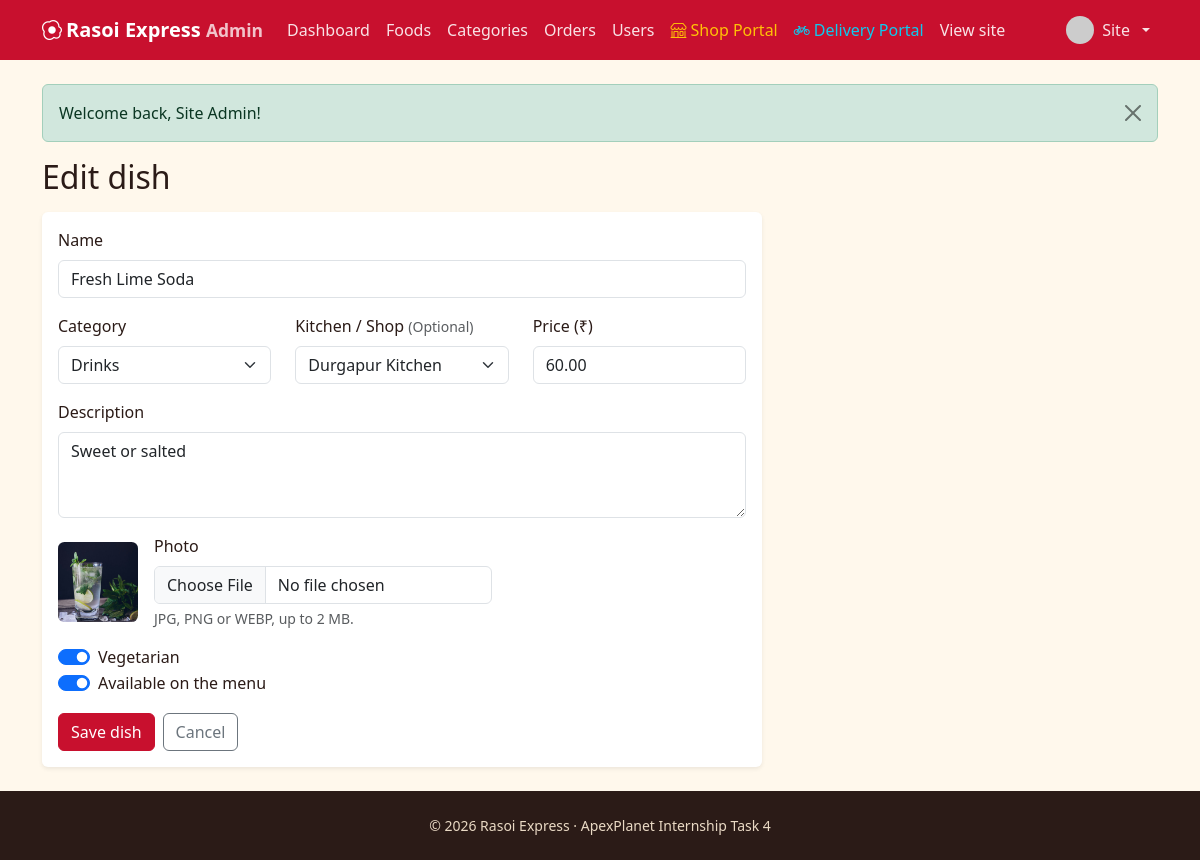
Screenshot of /admin/food_form.php?id=32 (signed in) with the database file from the repository.
### tables this page shows
CREATE TABLE users (
  id INT UNSIGNED AUTO_INCREMENT PRIMARY KEY,
  name VARCHAR(80) NOT NULL,
  email VARCHAR(120) NOT NULL UNIQUE,
  phone VARCHAR(15) DEFAULT NULL,
  address VARCHAR(255) DEFAULT NULL,
  password_hash VARCHAR(255) NOT NULL,
  role ENUM('user','admin','shop_owner','delivery') NOT NULL DEFAULT 'user',
  status ENUM('active','blocked') NOT NULL DEFAULT 'active',
  avatar VARCHAR(255) DEFAULT NULL,
  last_login_at DATETIME DEFAULT NULL,
  created_at TIMESTAMP DEFAULT CURRENT_TIMESTAMP,
  INDEX idx_users_role (role),
  INDEX idx_users_last_login (last_login_at)
);

CREATE TABLE foods (
  id INT UNSIGNED AUTO_INCREMENT PRIMARY KEY,
  category_id INT UNSIGNED NOT NULL,
  shop_id INT UNSIGNED DEFAULT NULL,
  name VARCHAR(100) NOT NULL,
  description TEXT,
  price DECIMAL(8,2) NOT NULL,
  image VARCHAR(255) DEFAULT NULL,
  is_veg TINYINT(1) NOT NULL DEFAULT 1,
  is_available TINYINT(1) NOT NULL DEFAULT 1,
  created_at TIMESTAMP DEFAULT CURRENT_TIMESTAMP,
  CONSTRAINT fk_foods_category FOREIGN KEY (category_id) REFERENCES categories(id) ON DELETE RESTRICT,
  CONSTRAINT fk_foods_shop FOREIGN KEY (shop_id) REFERENCES shops(id) ON DELETE SET NULL,
  INDEX idx_foods_category (category_id),
  INDEX idx_foods_shop (shop_id),
  INDEX idx_foods_name (name),
  INDEX idx_foods_available_price (is_available, price)
);

CREATE TABLE categories (
  id INT UNSIGNED AUTO_INCREMENT PRIMARY KEY,
  name VARCHAR(60) NOT NULL UNIQUE
);

CREATE TABLE shops (
  id INT UNSIGNED AUTO_INCREMENT PRIMARY KEY,
  name VARCHAR(100) NOT NULL,
  description TEXT,
  address VARCHAR(255) NOT NULL,
  phone VARCHAR(15) NOT NULL,
  owner_id INT UNSIGNED NOT NULL,
  created_at TIMESTAMP DEFAULT CURRENT_TIMESTAMP,
  CONSTRAINT fk_shops_owner FOREIGN KEY (owner_id) REFERENCES users(id) ON DELETE CASCADE,
  INDEX idx_shops_owner (owner_id)
);

### includes/auth.php (called while the page is built, shortened)
<?php
require_once __DIR__ . '/db.php';
function e($v): string { return htmlspecialchars((string)$v, ENT_QUOTES, 'UTF-8'); }
function url(string $p = ''): string { return BASE_URL . '/' . ltrim($p, '/'); }
function current_user(): ?array {
    static $u = false;
    if ($u === false) {
        $u = null;
        if (!empty($_SESSION['uid'])) {
            $s = db()->prepare('SELECT id,name,email,phone,address,role,status,avatar FROM users WHERE id=?');
            $s->execute([$_SESSION['uid']]);
            $u = $s->fetch() ?: null;
        }
    }
    return $u;
}
function require_login(): array {
    $u = current_user();
    return $u;
}
function require_admin(): array {
    $u = require_login();
    return $u;
}
function avatar_url(?array $u): string {
    return ($u && $u['avatar']) ? url('uploads/avatars/' . $u['avatar'])
        : 'https://ui-avatars.com/api/?background=c8102e&color=fff&name=' . urlencode($u['name'] ?? 'U');
}
function food_img(?string $f): string { return $f ? url('uploads/foods/' . $f) : url('assets/img-placeholder.svg'); }

### includes/db.php (called while the page is built, shortened)
<?php
function db(): PDO {
    static $pdo = null;
    if ($pdo === null) {
        try {
            $pdo = new PDO('mysql:host=' . DB_HOST . ';dbname=' . DB_NAME . ';charset=utf8mb4', DB_USER, DB_PASS, [
                PDO::ATTR_ERRMODE => PDO::ERRMODE_EXCEPTION,
                PDO::ATTR_DEFAULT_FETCH_MODE => PDO::FETCH_ASSOC,
                PDO::ATTR_EMULATE_PREPARES => false,
            ]);
        } catch (PDOException $e) {
            error_log($e->getMessage());
            http_response_code(500);
            ?>
            <!DOCTYPE html>
            <html lang="en">
            <head>
            <meta charset="UTF-8">
            <meta name="viewport" content="width=device-width, initial-scale=1">
            <title>Database Offline | Rasoi Express</title>
            <link href="https://cdn.jsdelivr.net/npm/bootstrap@5.3.3/dist/css/bootstrap.min.css" rel="stylesheet">
            <link href="https://cdn.jsdelivr.net/npm/bootstrap-icons@1.11.3/font/bootstrap-icons.min.css" rel="stylesheet">
            <style>
              body { background: #f8f9fa; font-family: system-ui, -apple-system, sans-serif; display: flex; align-items: center; justify-content: center; min-height: 100vh; padding: 20px; }
              .card { max-width: 580px; width: 100%; border: 0; box-shadow: 0 10px 30px rgba(0,0,0,0.08); border-radius: 16px; }
              .icon-box { width: 64px; height: 64px; border-radius: 50%; background: #fee2e2; color: #dc2626; display: flex; align-items: center; justify-content: center; font-size: 2rem; margin: 0 auto 1.25rem; }
            </style>
            <meta http-equiv="refresh" content="5">
            </head>
            <body>
            <div class="card p-4 p-md-5 text-center">
              <div class="icon-box"><i class="bi bi-database-gear"></i></div>
              <h3 class="fw-bold mb-2">Starting Database Server&hellip;</h3>
              <p class="text-muted mb-3">MariaDB is being launched automatically. This page will refresh in a few seconds.</p>
              <div class="d-flex justify-content-center mb-4">
                <div class="spinner-border text-danger" role="status"><span class="visually-hidden">Loading...</span></div>
              </div>
              <div class="d-grid gap-2">
                <button onclick="location.reload()" class="btn btn-danger py-2 fw-semibold"><i class="bi bi-arrow-clockwise me-1"></i> Refresh Now</button>
              </div>
              <details class="text-start mt-3 small text-muted">
                <summary class="cursor-pointer">Technical error details</summary>
                <pre class="bg-light p-2 rounded mt-2 text-danger mb-0" style="font-size: 0.78rem; overflow-x: auto;"><?= htmlspecialchars($e->getMessage(), ENT_QUOTES, 'UTF-8') ?></pre>
                <div class="mt-2">
                  <strong>Manual fix:</strong> Double-click <code>start-database.bat</code> or <code>run.bat</code> in your project folder.
                </div>
              </details>
            </div>
            </body>
            </html>
            <?php
            exit;
        }
    }
    return $pdo;
}

### admin/food_form.php (the view, shortened to what this page needs)
<?php
require_once __DIR__ . '/../includes/auth.php';
require_admin();
$adminArea = true;
$id = (int)($_GET['id'] ?? ($_POST['id'] ?? 0));
$food = ['name' => '', 'description' => '', 'price' => '', 'category_id' => '', 'shop_id' => null, 'is_veg' => 1, 'is_available' => 1, 'image' => null];
if ($id) {
    $s = db()->prepare('SELECT * FROM foods WHERE id=?'); $s->execute([$id]);
    $food = $s->fetch();
}
$pageTitle = $id ? 'Edit dish' : 'Add dish';
$cats = db()->query('SELECT * FROM categories ORDER BY name')->fetchAll();
$shops = db()->query('SELECT id, name FROM shops ORDER BY name')->fetchAll();
require __DIR__ . '/../includes/header.php';
?>
<h2 class="mb-3"><?= e($pageTitle) ?></h2>
<form method="post" enctype="multipart/form-data" class="card card-body border-0 shadow-sm needs-validation" style="max-width:720px" novalidate>
  <div class="mb-3"><label class="form-label" for="name">Name</label><input class="form-control" id="name" name="name" required minlength="2" maxlength="100" value="<?= e($food['name']) ?>"></div>
  <div class="row">
    <div class="col-md-4 mb-3"><label class="form-label" for="category_id">Category</label><select class="form-select" id="category_id" name="category_id" required><option value="">Choose...</option><?php foreach ($cats as $c): ?><option value="<?= $c['id'] ?>" <?= (int)$food['category_id'] === (int)$c['id'] ? 'selected' : '' ?>><?= e($c['name']) ?></option><?php endforeach; ?></select></div>
    <div class="col-md-4 mb-3"><label class="form-label" for="shop_id">Kitchen / Shop <small class="text-muted">(Optional)</small></label><select class="form-select" id="shop_id" name="shop_id"><option value="">In-House / None</option><?php foreach ($shops as $sh): ?><option value="<?= $sh['id'] ?>" <?= (int)($food['shop_id'] ?? 0) === (int)$sh['id'] ? 'selected' : '' ?>><?= e($sh['name']) ?></option><?php endforeach; ?></select></div>
    <div class="col-md-4 mb-3"><label class="form-label" for="price">Price (₹)</label><input class="form-control" type="number" step="0.01" min="1" max="99999" id="price" name="price" required value="<?= e($food['price']) ?>"></div>
  </div>
  <div class="mb-3"><label class="form-label" for="description">Description</label><textarea class="form-control" id="description" name="description" rows="3" maxlength="500"><?= e($food['description']) ?></textarea></div>
  <div class="mb-3 d-flex align-items-center gap-3">
    <img id="foodPreview" class="thumb" style="width:80px;height:80px" src="<?= e(food_img($food['image'])) ?>" alt="">
    <div><label class="form-label" for="image">Photo</label><input class="form-control" type="file" id="image" name="image" accept="image/png,image/jpeg,image/webp" data-preview="#foodPreview"><div class="form-text">JPG, PNG or WEBP, up to 2 MB.</div></div>
  </div>
  <div class="mb-3">
    <div class="form-check form-switch"><input class="form-check-input" type="checkbox" role="switch" id="is_veg" name="is_veg" <?= $food['is_veg'] ? 'checked' : '' ?>><label class="form-check-label" for="is_veg">Vegetarian</label></div>
    <div class="form-check form-switch"><input class="form-check-input" type="checkbox" role="switch" id="is_available" name="is_available" <?= $food['is_available'] ? 'checked' : '' ?>><label class="form-check-label" for="is_available">Available on the menu</label></div>
  </div>
  <div class="d-flex gap-2"><button class="btn btn-rx">Save dish</button><a class="btn btn-outline-secondary" href="<?= url('admin/foods.php') ?>">Cancel</a></div>
</form>
<?php require __DIR__ . '/../includes/footer.php'; ?>

### includes/header.php (shortened to what this page needs)
<?php require_once __DIR__ . '/auth.php'; $me = current_user(); $isAdminArea = !empty($adminArea); $isShopArea = !empty($shopArea); $isDeliveryArea = !empty($deliveryArea); ?>
<!DOCTYPE html>
<html lang="en">
<head>
<link href="https://cdn.jsdelivr.net/npm/bootstrap@5.3.3/dist/css/bootstrap.min.css" rel="stylesheet">
<link href="https://cdn.jsdelivr.net/npm/bootstrap-icons@1.11.3/font/bootstrap-icons.min.css" rel="stylesheet">
<link href="<?= url('assets/css/style.css') ?>" rel="stylesheet">
</head>
<body>
<nav class="navbar navbar-expand-lg navbar-dark rx-nav <?= $isDeliveryArea ? 'delivery-nav' : '' ?> sticky-top">
  <div class="container">
    <a class="navbar-brand fw-bold" href="<?= url($isAdminArea ? 'admin/index.php' : ($isShopArea ? 'shop/index.php' : ($isDeliveryArea ? 'delivery/index.php' : 'index.php'))) ?>"><i class="bi bi-egg-fried me-1"></i><?= APP_NAME ?><?= $isAdminArea ? ' <small class="opacity-75">Admin</small>' : ($isShopArea ? ' <small class="opacity-75">Shop Portal</small>' : ($isDeliveryArea ? ' <small class="opacity-75 text-warning"><i class="bi bi-bicycle me-1"></i>Delivery Portal</small>' : '')) ?></a>
    <div class="collapse navbar-collapse" id="nav">
      <ul class="navbar-nav me-auto">
        <?php if ($isAdminArea): ?>
          <li class="nav-item"><a class="nav-link" href="<?= url('admin/index.php') ?>">Dashboard</a></li>
          <li class="nav-item"><a class="nav-link" href="<?= url('admin/foods.php') ?>">Foods</a></li>
          <li class="nav-item"><a class="nav-link" href="<?= url('admin/categories.php') ?>">Categories</a></li>
          <li class="nav-item"><a class="nav-link" href="<?= url('admin/orders.php') ?>">Orders</a></li>
          <li class="nav-item"><a class="nav-link" href="<?= url('admin/users.php') ?>">Users</a></li>
          <li class="nav-item"><a class="nav-link text-warning" href="<?= url('shop/index.php') ?>"><i class="bi bi-shop me-1"></i>Shop Portal</a></li>
          <li class="nav-item"><a class="nav-link text-info" href="<?= url('delivery/index.php') ?>"><i class="bi bi-bicycle me-1"></i>Delivery Portal</a></li>
          <li class="nav-item"><a class="nav-link" href="<?= url('index.php') ?>">View site</a></li>
        <?php endif; ?>
      </ul>
      <ul class="navbar-nav align-items-lg-center gap-lg-2">
        <?php if ($me): ?>
          <li class="nav-item dropdown">
            <a class="nav-link dropdown-toggle d-flex align-items-center gap-2" href="#" data-bs-toggle="dropdown">
              <img src="<?= e(avatar_url($me)) ?>" class="rounded-circle" width="28" height="28" alt=""><?= e(explode(' ', $me['name'])[0]) ?>
            </a>
          </li>
        <?php else: ?>
          <li class="nav-item"><a class="nav-link" href="<?= url('login.php') ?>">Log in</a></li>
          <li class="nav-item"><a class="btn btn-warning btn-sm" href="<?= url('register.php') ?>">Sign up</a></li>
        <?php endif; ?>
      </ul>
    </div>
  </div>
</nav>
<main class="container py-4 main-content flex-grow-1 d-flex flex-column">
<?php foreach (get_flash() as [$t, $m]): ?>
  <div class="alert alert-<?= e($t) ?> alert-dismissible fade show" role="alert"><?= e($m) ?><button type="button" class="btn-close" data-bs-dismiss="alert"></button></div>
<?php endforeach; ?>

### assets/css/style.css (style rules this page uses)
:root { --rx-red:#c8102e;--rx-dark:#2b1b17;--rx-gold:#f7b32b;--rx-leaf:#2f6f4e;--rx-paper:#fff8ec }
body { background:var(--rx-paper);color:var(--rx-dark);font-family:'Segoe UI',system-ui,-apple-system,sans-serif;min-height:100vh;display:flex;flex-direction:column }
main.main-content { flex:1 0 auto }
.rx-nav { background:var(--rx-red) }
.rx-nav .nav-link { color:rgba(255,255,255,.88) }
.btn-rx { background:var(--rx-red);border-color:var(--rx-red);color:#fff }
.thumb { width:48px;height:48px;object-fit:cover;border-radius:.4rem;cursor:zoom-in;transition:transform .2s ease }

### rows the page displays
users: name "Site"
foods: name "Fresh Lime Soda", category_id "Drinks", shop_id "Durgapur Kitchen", price "60.00", description "Sweet or salted", image (picture), is_veg "☑", is_available "☑"

### other values shown
APP_NAME "Rasoi Express"
$m "Welcome back, Site Admin!"
$pageTitle "Edit dish"
